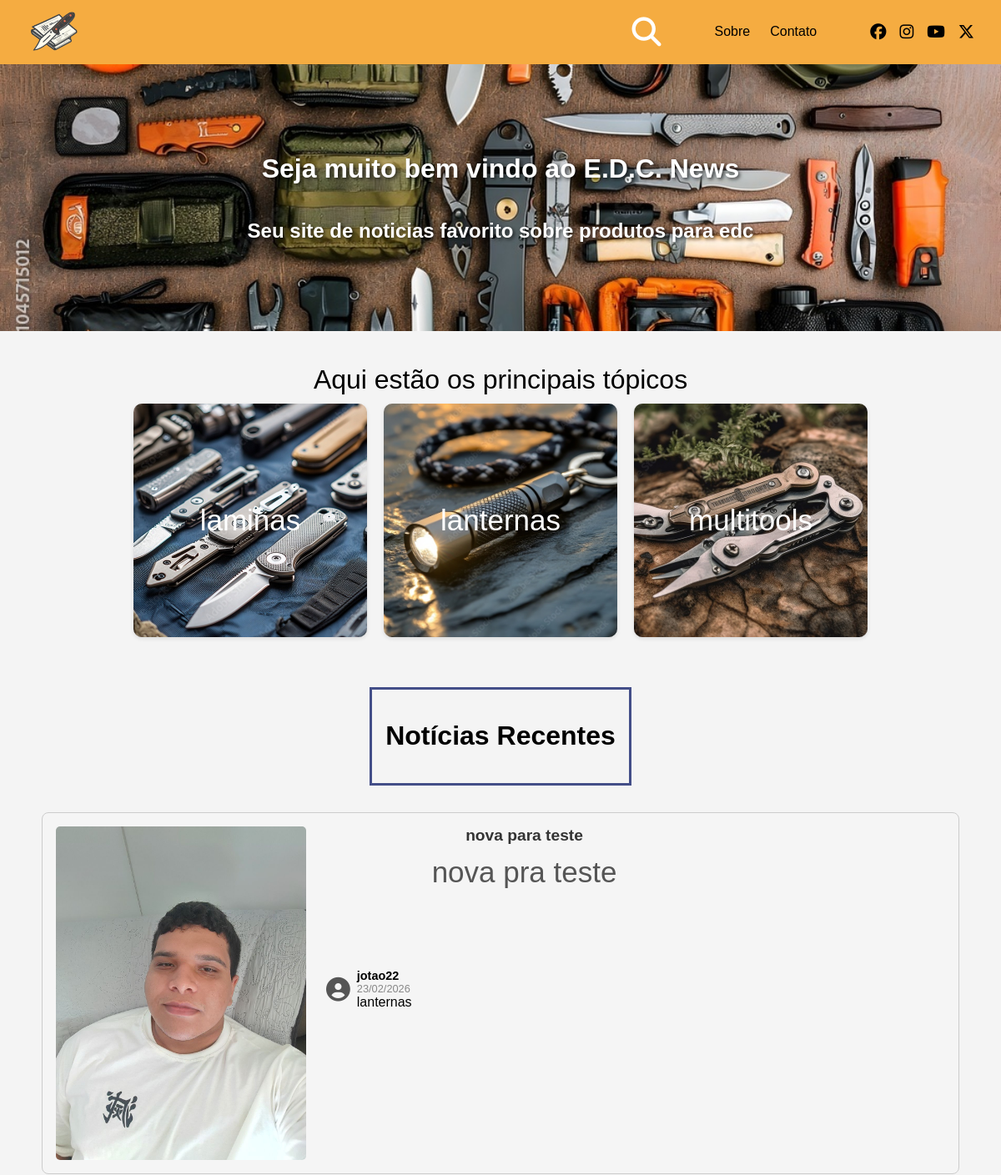
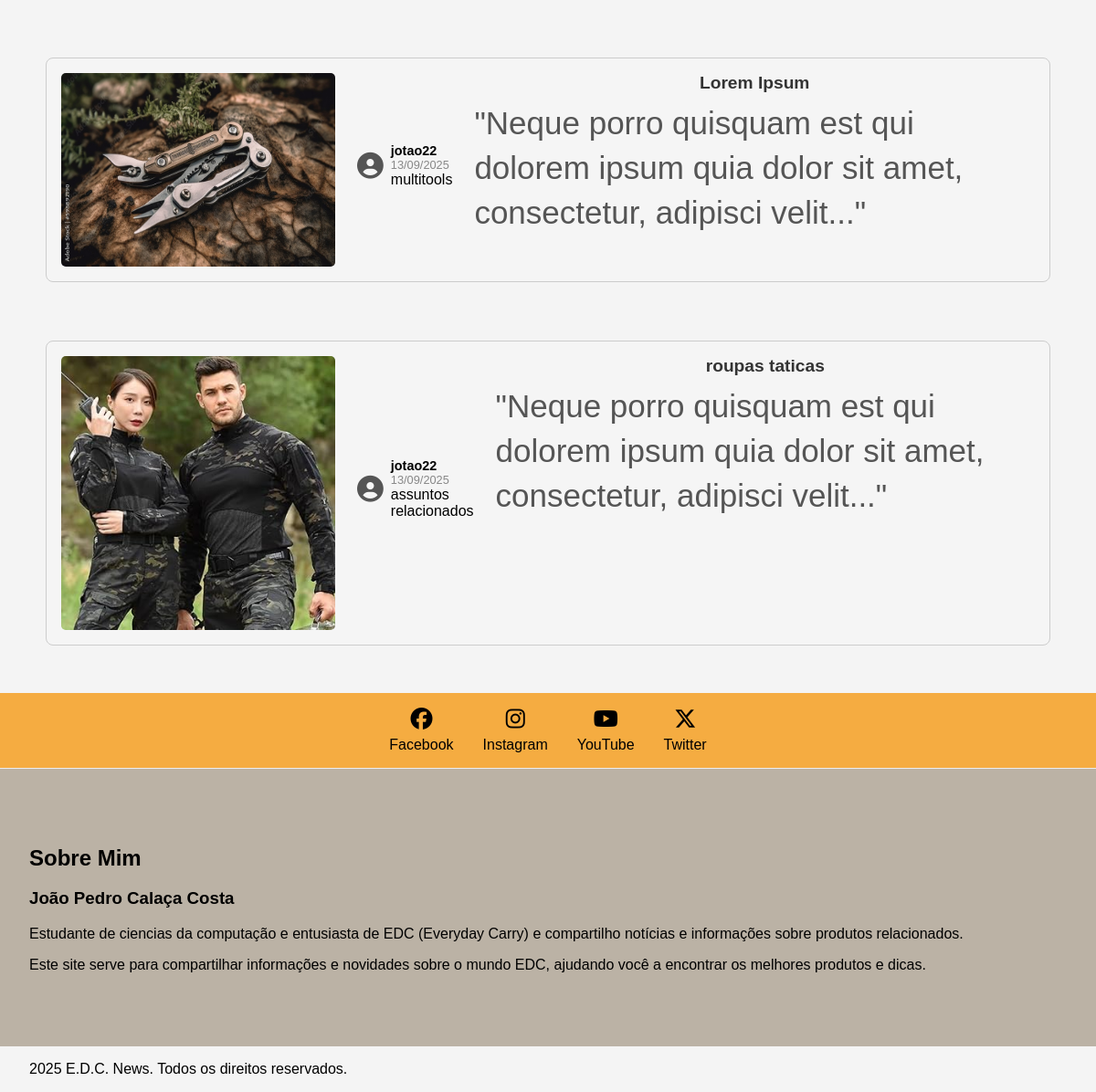
The page / on the database its author committed (2 pictures, top to bottom).
### edcnews/models.py (models this page shows, shortened)
class Noticia(models.Model):
    cover = models.ImageField(upload_to="edcnews/images/%Y/%m/%d/", blank=True)
    titulo = models.CharField(max_length=200)
    slug = models.SlugField(unique=True)
    descricao = models.CharField(max_length=200)
    conteudo = RichTextUploadingField()
    data_publicacao = models.DateTimeField(auto_now_add=True)
    author = models.ForeignKey(
        Author, on_delete=models.CASCADE, related_name="noticias"
    )
    categoria = models.ForeignKey(Categoria, on_delete=models.CASCADE)
    views = models.PositiveIntegerField(default=0)  # contador de visualizações

class Categoria(models.Model):
    nome = models.CharField(max_length=100)
    slug = models.SlugField(unique=True)

### authors/models.py (models this page shows, shortened)
class Author(models.Model):
    user = models.OneToOneField(User, on_delete=models.CASCADE)
    bio = models.TextField(blank=True)

### edcnews/views.py (the view)
# urls.py: 2. Add a URL to urlpatterns:  path('', views.home, name='home')
def home(request):
    noticias = Noticia.objects.order_by("-data_publicacao")[:3]
    pafinator = Paginator(noticias, 5)
    page_obj = pafinator.get_page(1)
    return render(
        request,
        "edcnews/pages/home.html",
        context={"noticias": page_obj.object_list, page_obj: page_obj},
    )

### edcnews/templates/edcnews/pages/home.html (shortened to what this page needs)
{% extends "global/base.html" %}
    {% block content %}
        <main>
            {% include 'edcnews/partials/imagem-welcome.html' %}
            {% include 'edcnews/partials/categorys.html' %}
            <div class="container-noticias">
                <div class="texto-recentes">
                    <h1>Notícias Recentes</h1>
                </div>
                <div id="news-container">
                    {% include 'edcnews/partials/news-itens.html' %}
                </div>
            </div>
            </main>
    {% endblock %}

### edcnews/templates/edcnews/partials/noticias.html
<div class="noticias">
    <div class="noticia">
        <img src="{{ noticia.cover.url }}" alt="" class="imagem-noticia">
        <div class="news-author">
            <i class="fa-solid fa-circle-user"></i>
            <div class="author-info">
                <span class="author-item">
                    {% if noticia.author %}
                        {{ noticia.author.user.username }}
                    {% else %}
                        Autor Desconhecido
                    {% endif %}
                </span>
                <span class="created-at">{{ noticia.data_publicacao|date:"d/m/Y" }}</span>
                <span class="news-category">
                    <a href="{% url 'news:category_news' noticia.categoria.id %}">{{ noticia.categoria.nome }}</a>
                </span>
            </div>
        </div>
        <div class="news-information">
            <div class="news-title">
                <a href="{% url 'news:news_detail' noticia.id %}"><h1 class="news-title">{{ noticia.titulo }}</h1></a>
            </div>
            <div class="news-description">
                <a href="{% url 'news:news_detail' noticia.id %}"><p class="subtitle">{{ noticia.descricao }}</p></a>
            </div>
        </div>
    </div>
</div>

### edcnews/static/edcnews/css/style.css (style rules this page uses)
:root { --header-height: 3.75rem; --spacing-medium: 1.25rem; --spacing-large: 1.875rem; --font-size-normal: 1rem; --font-size-large: 1.5rem; }
body { font-family: Arial, sans-serif; margin: 0; padding: 0; background-color: #f4f4f4; }
.cat-laminas, .cat-lanternas, .cat-multitools, a { text-decoration: none; color: rgb(255, 255, 255); display: flex; flex-direction: column; justify-content: center; align-items: center; font-size: 35px; }
.container-noticias { max-width: 100rem; margin: 0 auto; padding: 20px; }
.texto-recentes { max-width: fit-content; margin: 0 auto; padding: 1rem; text-align: center; border: 3px solid #434e88ff; }
.noticias { display: flex; flex-direction: column; align-items: center; max-width: 1200px; margin: 0 auto; padding: 2rem 1rem; gap: 2rem; }
.noticia { display: flex; flex-direction: row; gap: 1.5rem; width: 100%; max-width: 1100px; border: 1px solid #ccc; border-radius: 8px; padding: 1rem; box-sizing: border-box; background: #f5f5f5; transition: transform 0.2s; }
.imagem-noticia { max-width: 300px; width: 100%; height: auto; border-radius: 5px; }
.news-author { display: flex; align-items: center; gap: 0.5rem; margin-bottom: 0.5rem; }
.news-author i { font-size: 1.8rem; color: #555; }
.author-info { display: flex; flex-direction: column; }
.author-item { font-weight: bold; font-size: 0.9rem; }
.created-at { font-size: 0.8rem; color: #888; }
.news-category a { font-size: 1rem; color: #db8310; }
.news-title h1 { margin: 0; font-size: 1.2rem; color: #333; }
.noticia a { text-decoration: none; color: inherit; }
.news-description p.subtitle { display: -webkit-box; -webkit-line-clamp: 3; line-clamp: 3; -webkit-box-orient: vertical; overflow: hidden; text-overflow: ellipsis; line-height: 1.4; margin-top: 0.5rem; color: #555; }

### rows shown on the page
Noticia: cover (picture), author.user.username "jotao22", data_publicacao "23/02/2026", categoria.nome "lanternas", titulo "nova para teste", descricao "nova pra teste"
Noticia: cover (picture), author.user.username "jotao22", data_publicacao "13/09/2025", categoria.nome "multitools", titulo "Lorem Ipsum", descricao "\"Neque porro quisquam est qui dolorem ipsum quia dolor sit amet, consectetur, adipisci velit...\""
Noticia: cover (picture), author.user.username "jotao22", data_publicacao "13/09/2025", categoria.nome "assuntos relacionados", titulo "roupas taticas", descricao "\"Neque porro quisquam est qui dolorem ipsum quia dolor sit amet, consectetur, adipisci velit...\""
